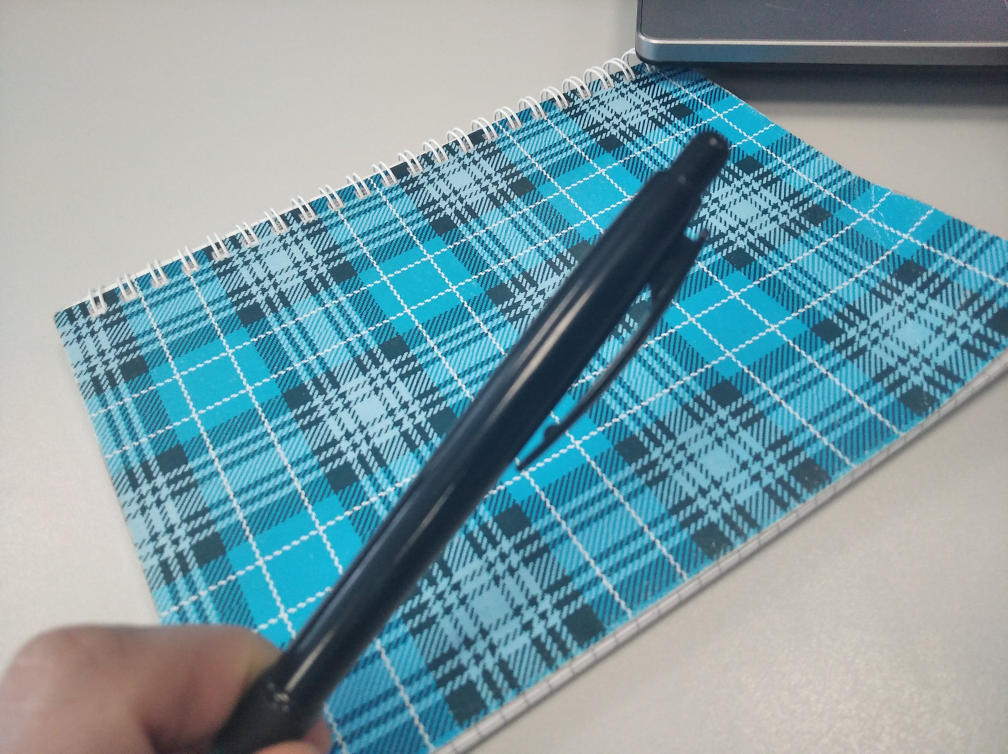
#> input picture lab1/IMG_20200225_135850.jpg, 4032 x 3016 px (shown at 1/4 size)
$ jupyter execute lab1_horizontal.ipynb   (older library calls are emulated)
#> lines starting #> are read from the running program, lines starting #| are printed output that depends on the picture
[cell 1]
import numpy as np
import matplotlib.pyplot as plt
from PIL import Image
from datetime import timedelta
from timeit import default_timer as timer

[cell 2]
img_l = np.asanyarray(Image.open("IMG_20200225_135850.jpg").resize((300,400)).convert("L")).astype(np.int)
img_r = np.asanyarray(Image.open("IMG_20200225_135852.jpg").resize((300,400)).convert("L")).astype(np.int)
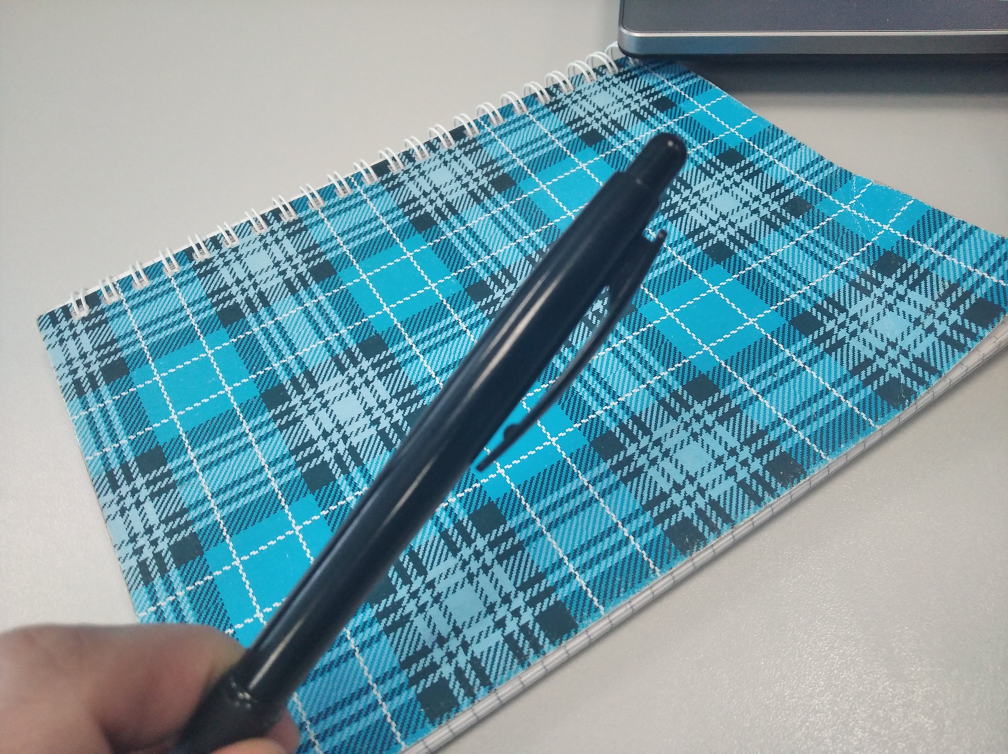
#> input picture lab1/IMG_20200225_135852.jpg, 4032 x 3016 px (shown at 1/4 size)

[cell 3]
img_l = img_l[50:,:]
#> img_l: shape (350, 300) int64
img_r = img_r[50:,:]
#> img_r: shape (350, 300) int64

[cell 4]
img_l = np.asanyarray(Image.open("im2.png").convert("L")).astype(np.int)
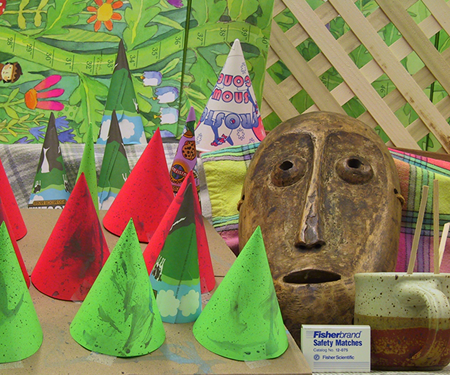
#> input picture lab1/im2.png, 450 x 375 px
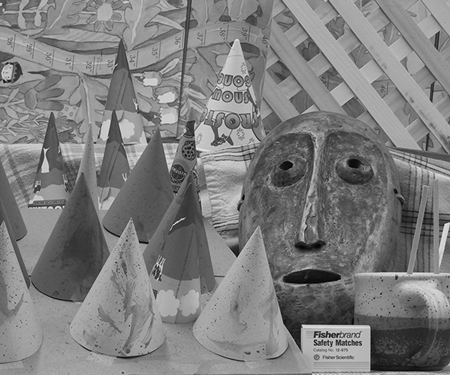
#> img_l: shape (375, 450) int64; min 0, max 235, mean 125.5
img_r = np.asanyarray(Image.open("im6.png").convert("L")).astype(np.int)
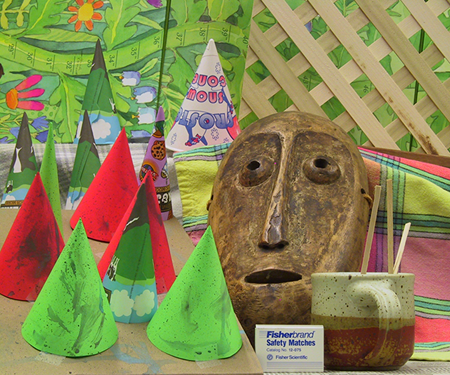
#> input picture lab1/im6.png, 450 x 375 px
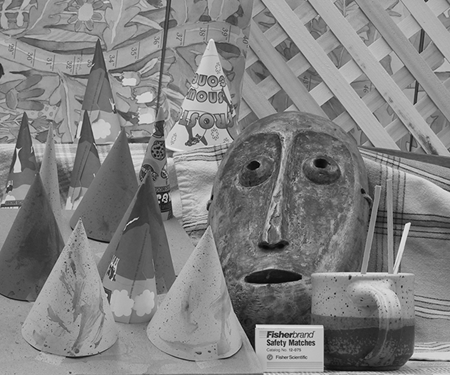
#> img_r: shape (375, 450) int64; min 0, max 244, mean 128.9

[cell 5]
start = timer()

k_max=65

alpha=40

height = img_r.shape[0]
#> height = 375
length = img_r.shape[1]
#> length = 450

# [4 lines of commented-out code are left out]
g = np.array([[alpha*np.abs(i-j) for j in range(k_max)] for i in range(k_max)], dtype=np.int)


img_shift = np.ones(img_l.shape)

f = 1000*np.ones((height, length, k_max)).astype(np.int)
for k in range(1, k_max):
    f[:, :length-k, k] = np.abs(img_r[:,:length-k] - img_l[:,k:])

for i in range(img_shift.shape[0]):
    line_l = img_r[i]
    line_r = img_l[i]

    F = f[i]
    pass_to_prev = np.zeros(F.shape).astype(np.int)
    for p in range(1, line_l.shape[0]):
        ta = F[p-1, :] + g
        ind = np.argmin(ta, axis=1)
        F[p, :] += np.min(ta, axis=1)
        pass_to_prev[p, :] = ind

    line_shift = np.ones(line_l.shape[0]).astype(np.int)
    line_shift[-1] = np.argmin(F[-1,:])
    for p in reversed(range(line_l.shape[0]-1)):
        line_shift[p] = pass_to_prev[p+1, line_shift[p+1]]

    img_shift[i] = line_shift
    print(i, end=" ")
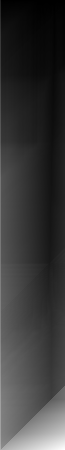
#> F: shape (450, 65) int64; min 0, max 7923, mean 1770.3; drawn with min black and max white
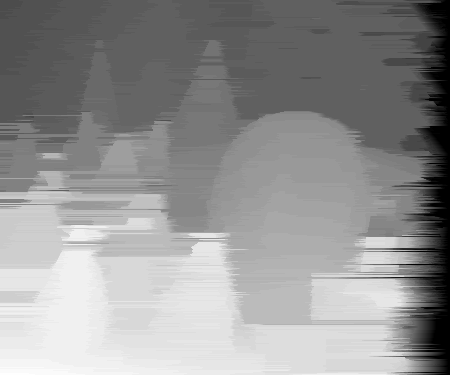
#> img_shift: shape (375, 450) float64; min 1, max 54, mean 31.5; drawn with min black and max white
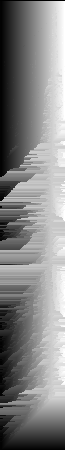
#> pass_to_prev: shape (450, 65) int64; min 0, max 64, mean 33.4; drawn with min black and max white
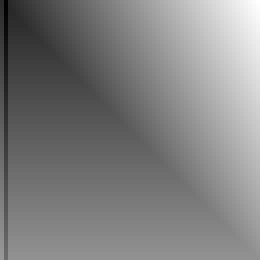
#> ta: shape (65, 65) int64 (shown 4 times larger); min 4403, max 10385, mean 7399.8; drawn with min black and max white
img_shift = 254*img_shift/np.max(img_shift)

end = timer()
print('\n\n\nTime per image',timedelta(seconds=end-start))

[cell 6]
Image.fromarray(img_shift.astype(np.uint8)).resize((800,600))
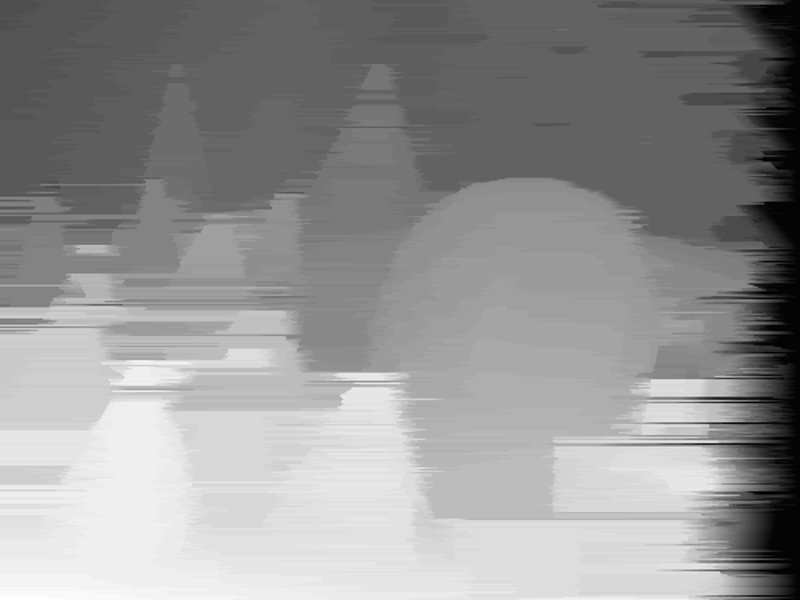
#> Out: PIL image 800x600 L; min 0, max 254, mean 147.5
